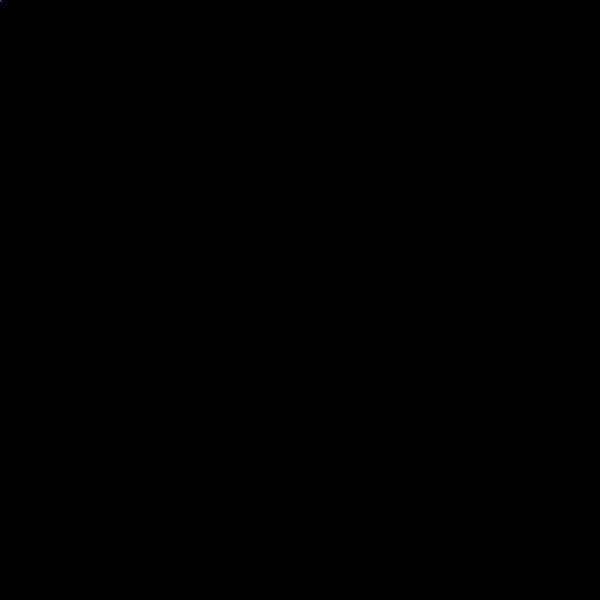
Frame 1 (no input)
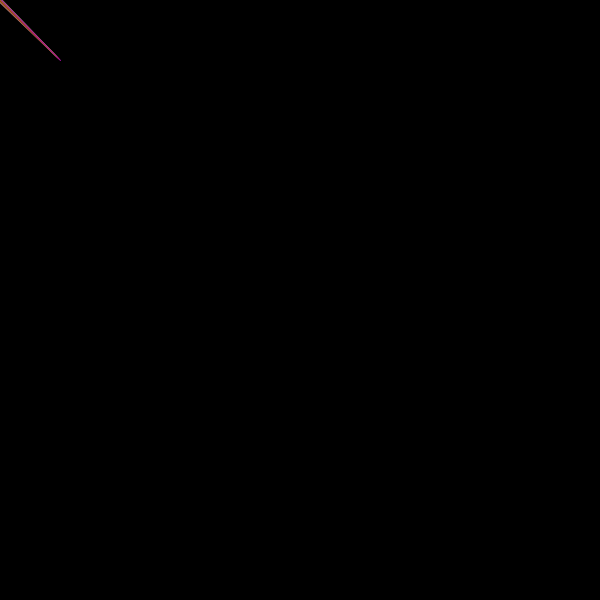
Frame 60 (the mouse pressed at the canvas centre just before this capture)
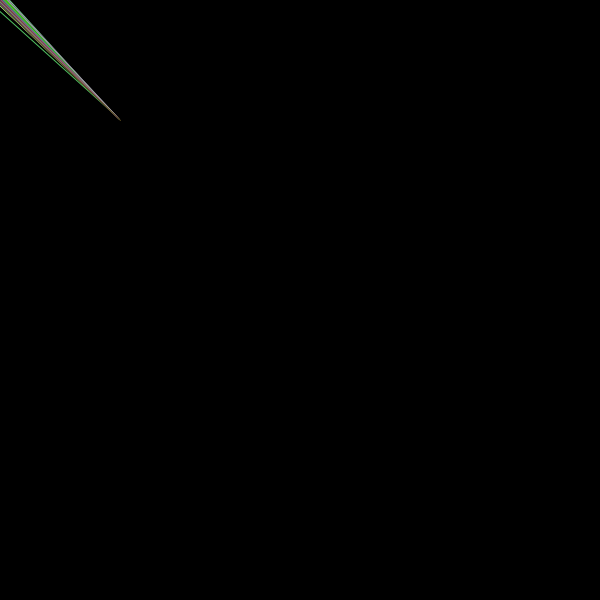
Frame 120 (the mouse held since frame 60 and released just before this capture)

The Processing sketch that drew these frames (run headless with seeded random() and noise(); from frame 60 on, the mouse is pressed at the canvas centre):

// Processing sketch: FalseComet
// ── FalseComet.pde
//尾を引く彗星っぽいの作ってみる。
//なんかが降ってきてるとこってきれいだよね

void setup()
{
  size(600,600);
  background(0,0,0);
}

void draw()
{
  //塗りつぶさないって意味
    noFill();
    
    stroke(random(180) , random(255) , random(180));
    line(frameCount,frameCount,random(frameCount / 2) - 400
          , random(frameCount / 2) - 400);

}
